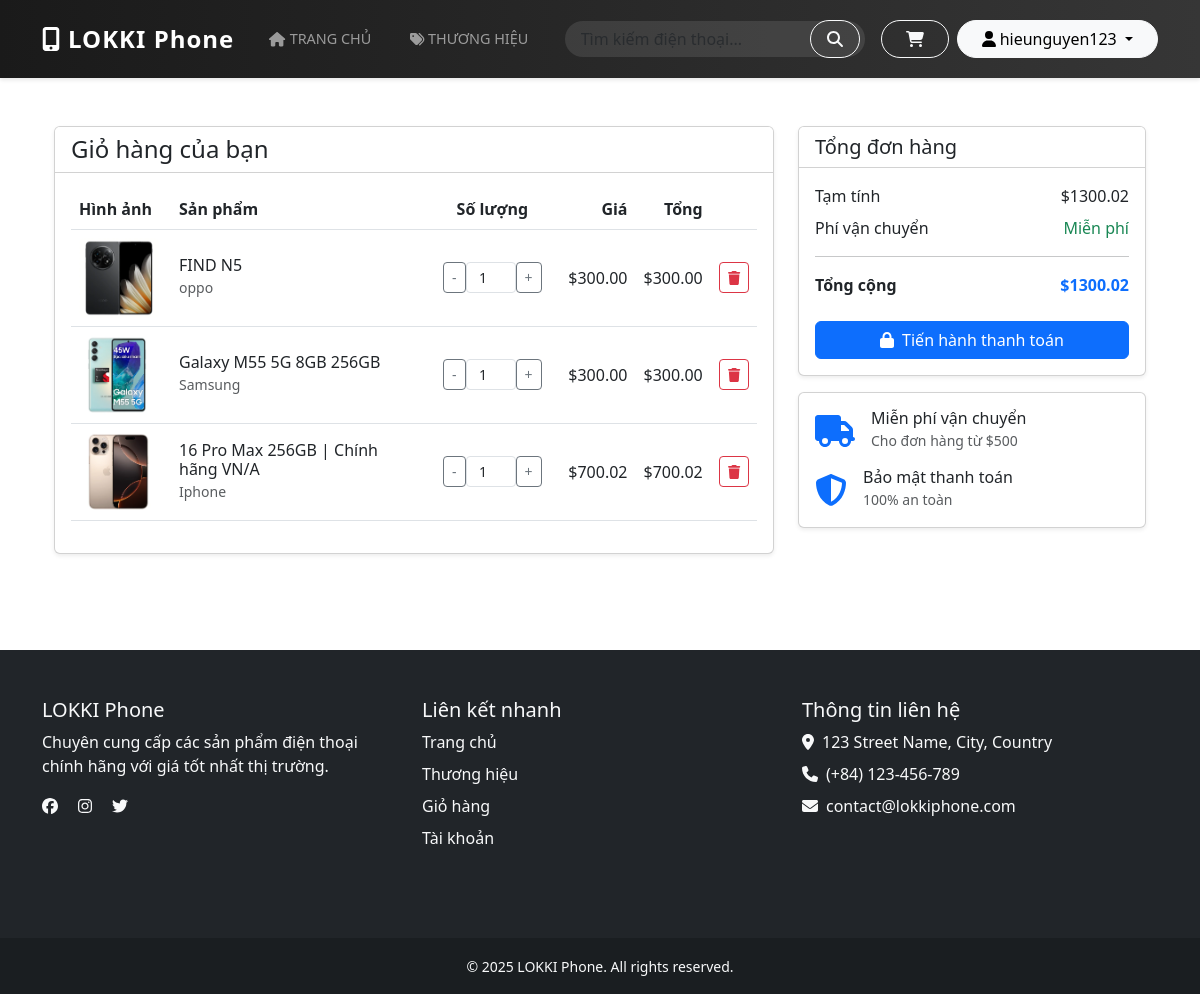
Page /cart/ (signed in) on the earlier database version.
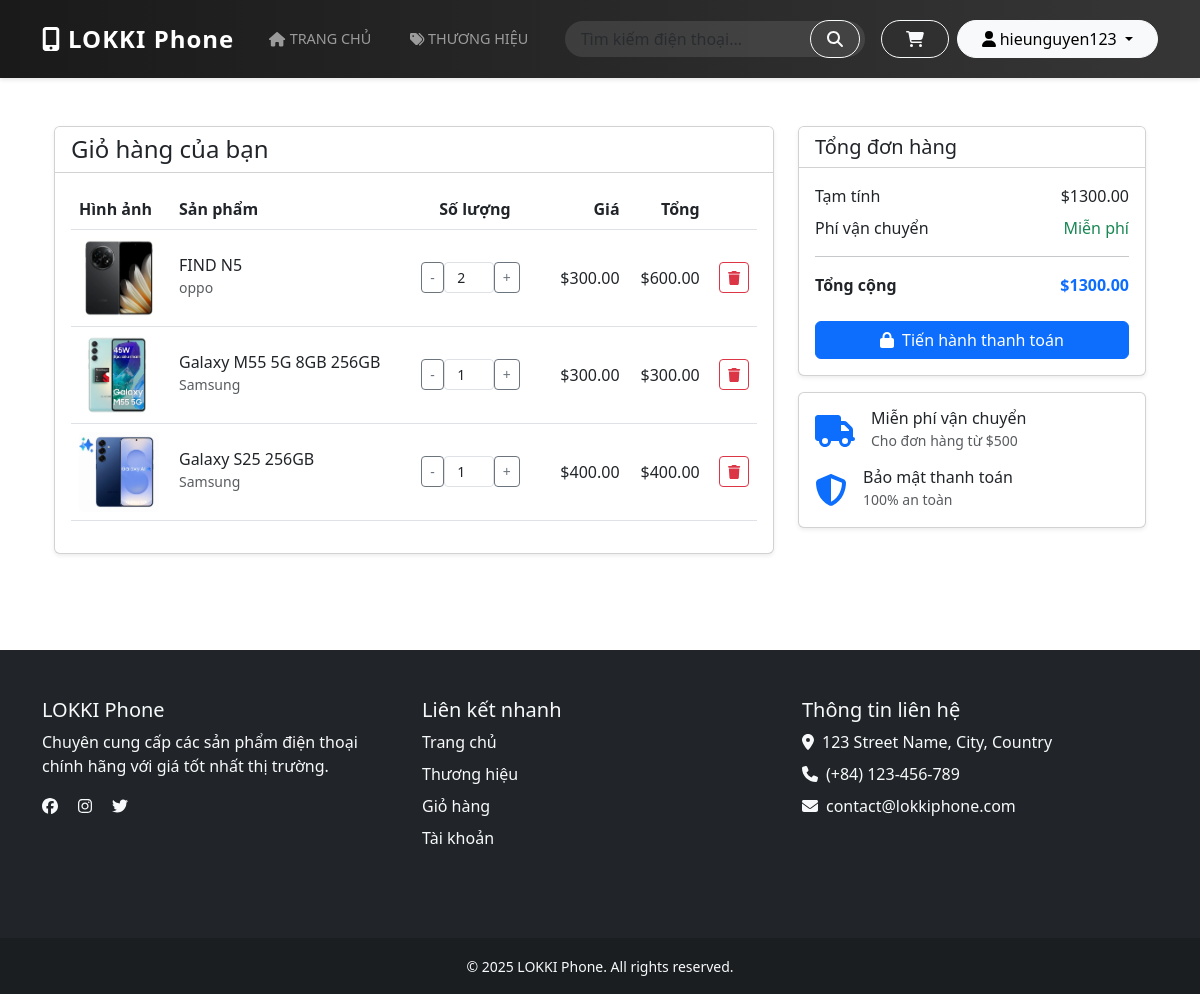
Same page on the later database version.
### store/models.py (models this page shows, shortened)
class Cart(models.Model):
    user = models.ForeignKey(User, on_delete=models.CASCADE)
    phone = models.ForeignKey(Phone, on_delete=models.CASCADE)
    quantity = models.PositiveIntegerField(default=1)
    date_added = models.DateTimeField(auto_now_add=True)  # Added back
    @property
    def total_price(self):
        return self.quantity * self.phone.price

class Phone(models.Model):
    name = models.CharField(max_length=200)
    brand = models.ForeignKey(Brand, on_delete=models.CASCADE)
    description = models.TextField()
    price = models.DecimalField(max_digits=10, decimal_places=2)
    stock = models.PositiveIntegerField()
    available = models.BooleanField(default=True)
    image = models.ImageField(upload_to='phones/')
    created_at = models.DateTimeField(auto_now_add=True)

class Brand(models.Model):
    name = models.CharField(max_length=100)
    description = models.TextField(blank=True)  # Added back
    logo = models.ImageField(upload_to='brands/', blank=True)  # Added back
    def __str__(self):
        return self.name

### store/views.py (the view)
# urls.py: path('cart/', views.cart, name='cart'),
@login_required
def cart(request):
    cart_items = Cart.objects.filter(user=request.user)
    total = sum(item.total_price for item in cart_items)
    return render(request, 'store/cart.html', {
        'cart_items': cart_items,
        'total': total
    })

### store/templates/store/cart.html (shortened to what this page needs)
{% extends 'store/base.html' %}
{% block content %}
<div class="container my-5">
    <div class="row">
        <div class="col-lg-8">
            <div class="card shadow-sm">
                <div class="card-header bg-white">
                    <h4 class="mb-0">Giỏ hàng của bạn</h4>
                </div>
                <div class="card-body">
                    {% if cart_items %}
                        <div class="table-responsive">
                            <table class="table align-middle">
                                <thead>
                                    <tr>
                                        <th scope="col" width="100">Hình ảnh</th>
                                        <th scope="col">Sản phẩm</th>
                                        <th scope="col" class="text-center">Số lượng</th>
                                        <th scope="col" class="text-end">Giá</th>
                                        <th scope="col" class="text-end">Tổng</th>
                                        <th scope="col"></th>
                                    </tr>
                                </thead>
                                <tbody>
                                    {% for item in cart_items %}
                                    <tr>
                                        <td>
                                            {% if item.phone.image %}
                                            <img src="{{ item.phone.image.url }}" alt="{{ item.phone.name }}"
                                                 class="img-fluid rounded" style="max-width: 80px;">
                                            {% endif %}
                                        </td>
                                        <td>
                                            <h6 class="mb-0">{{ item.phone.name }}</h6>
                                            <small class="text-muted">{{ item.phone.brand }}</small>
                                        </td>
                                        <td>
                                            <div class="input-group justify-content-center" style="width: 120px;">
                                                <form method="POST" action="{% url 'update_cart_quantity' item.id %}"
                                                      class="d-flex">
                                                    <button type="button" class="btn btn-outline-secondary btn-sm"
                                                            onclick="decrementQuantity(this)">-</button>
                                                    <input type="number" name="quantity" value="{{ item.quantity }}"
                                                           class="form-control form-control-sm text-center"
                                                           min="1" style="width: 50px;">
                                                    <button type="button" class="btn btn-outline-secondary btn-sm"
                                                            onclick="incrementQuantity(this)">+</button>
                                                </form>
                                            </div>
                                        </td>
                                        <td class="text-end">${{ item.phone.price }}</td>
                                        <td class="text-end">${{ item.total_price }}</td>
                                        <td class="text-end">
                                            <a href="{% url 'remove_from_cart' item.id %}"
                                               class="btn btn-outline-danger btn-sm"
                                               onclick="return confirm('Bạn có chắc muốn xóa sản phẩm này?')">
                                                <i class="fas fa-trash"></i>
                                            </a>
                                        </td>
                                    </tr>
                                    {% endfor %}
                                </tbody>
                            </table>
                        </div>
                    {% endif %}
                </div>
            </div>
        </div>
        {% if cart_items %}
        <div class="col-lg-4">
            <div class="card shadow-sm">
                <div class="card-header bg-white">
                    <h5 class="mb-0">Tổng đơn hàng</h5>
                </div>
                <div class="card-body">
                    <div class="d-flex justify-content-between mb-2">
                        <span>Tạm tính</span>
                        <span>${{ total }}</span>
                    </div>
                    <div class="d-flex justify-content-between mb-2">
                        <span>Phí vận chuyển</span>
                        <span class="text-success">Miễn phí</span>
                    </div>
                    <hr>
                    <div class="d-flex justify-content-between mb-4">
                        <strong>Tổng cộng</strong>
                        <strong class="text-primary">${{ total }}</strong>
                    </div>
                    <a href="{% url 'checkout' %}" class="btn btn-primary w-100">
                        <i class="fas fa-lock me-2"></i>Tiến hành thanh toán
                    </a>
                </div>
            </div>
            <div class="card shadow-sm mt-3">
                <div class="card-body">
                    <div class="d-flex align-items-center mb-3">
                        <i class="fas fa-truck text-primary fa-2x me-3"></i>
                        <div>
                            <h6 class="mb-0">Miễn phí vận chuyển</h6>
                            <small class="text-muted">Cho đơn hàng từ $500</small>
                        </div>
                    </div>
                    <div class="d-flex align-items-center">
                        <i class="fas fa-shield-alt text-primary fa-2x me-3"></i>
                        <div>
                            <h6 class="mb-0">Bảo mật thanh toán</h6>
                            <small class="text-muted">100% an toàn</small>
                        </div>
                    </div>
                </div>
            </div>
        </div>
        {% endif %}
    </div>
</div>
{% endblock %}

### store/templates/store/base.html (shortened to what this page needs)
<!DOCTYPE html>
<html lang="en">
<head>
    <link href="https://cdn.jsdelivr.net/npm/bootstrap@5.3.0/dist/css/bootstrap.min.css" rel="stylesheet">
    <link rel="stylesheet" href="https://cdnjs.cloudflare.com/ajax/libs/font-awesome/6.0.0/css/all.min.css">
</head>
<body>
    <div id="content">
        <nav class="navbar navbar-expand-lg navbar-dark bg-dark">
            <div class="container">
                <a class="navbar-brand" href="/">
                    <i class="fas fa-mobile-alt me-2"></i>LOKKI Phone
                </a>
                <div class="collapse navbar-collapse" id="navbarNav">
                    <ul class="navbar-nav me-auto mb-2 mb-lg-0">
                        <li class="nav-item">
                            <a class="nav-link {% if request.path == '/' %}active{% endif %}" href="{% url 'home' %}">
                                <i class="fas fa-home me-1"></i>Trang chủ
                            </a>
                        </li>
                        <li class="nav-item">
                            <a class="nav-link {% if 'brands' in request.path %}active{% endif %}" href="{% url 'brands' %}">
                                <i class="fas fa-tags me-1"></i>Thương hiệu
                            </a>
                        </li>
                    </ul>
                    <form class="search-form d-flex me-3" action="{% url 'search' %}" method="get">
                        <input class="form-control" type="search" name="q" placeholder="Tìm kiếm điện thoại..."
                               aria-label="Search">
                        <button class="btn btn-outline-light" type="submit">
                            <i class="fas fa-search"></i>
                        </button>
                    </form>
                    <div class="navbar-auth d-flex align-items-center">
                        {% if user.is_authenticated %}
                            <a href="{% url 'cart' %}" class="btn btn-outline-light me-2 cart-btn">
                                <i class="fas fa-shopping-cart"></i>
                            </a>
                            <div class="dropdown">
                                <button class="btn btn-light dropdown-toggle" type="button" id="userDropdown"
                                        data-bs-toggle="dropdown" aria-expanded="false">
                                    <i class="fas fa-user me-1"></i>{{ user.username }}
                                </button>
                            </div>
                        {% endif %}
                    </div>
                </div>
            </div>
        </nav>
        <div class="container mt-4" id="content">
            {% block content %}{% endblock %}
        </div>
    </div>
    <footer class="bg-dark text-light mt-5">
        <div class="container py-5">
            <div class="row">
                <div class="col-md-4 mb-4">
                    <h5>LOKKI Phone</h5>
                    <p>Chuyên cung cấp các sản phẩm điện thoại chính hãng với giá tốt nhất thị trường.</p>
                    <div class="social-links">
                        <a href="#" class="text-light me-3"><i class="fab fa-facebook"></i></a>
                        <a href="#" class="text-light me-3"><i class="fab fa-instagram"></i></a>
                        <a href="#" class="text-light"><i class="fab fa-twitter"></i></a>
                    </div>
                </div>
                <div class="col-md-4 mb-4">
                    <h5>Liên kết nhanh</h5>
                    <ul class="list-unstyled">
                        <li><a href="{% url 'home' %}" class="text-light text-decoration-none">Trang chủ</a></li>
                        <li><a href="{% url 'brands' %}" class="text-light text-decoration-none">Thương hiệu</a></li>
                        <li><a href="{% url 'cart' %}" class="text-light text-decoration-none">Giỏ hàng</a></li>
                        {% if user.is_authenticated %}
                            <li><a href="{% url 'profile' %}" class="text-light text-decoration-none">Tài khoản</a></li>
                        {% else %}
                            <li><a href="{% url 'login' %}" class="text-light text-decoration-none">Đăng nhập</a></li>
                        {% endif %}
                    </ul>
                </div>
                <div class="col-md-4 mb-4">
                    <h5>Thông tin liên hệ</h5>
                    <ul class="list-unstyled">
                        <li><i class="fas fa-map-marker-alt me-2"></i>123 Street Name, City, Country</li>
                        <li><i class="fas fa-phone me-2"></i>(+84) 123-456-789</li>
                        <li><i class="fas fa-envelope me-2"></i>contact@lokkiphone.com</li>
                    </ul>
                </div>
            </div>
        </div>
        <div class="bg-darker py-3">
            <div class="container text-center">
                <small>&copy; {% now "Y" %} LOKKI Phone. All rights reserved.</small>
            </div>
        </div>
    </footer>
</body>
</html>

### store/templates/store/base.html (style rules this page uses)
body { min-height: 100vh; display: flex; flex-direction: column; }
#content { flex: 1 0 auto; }
footer { flex-shrink: 0; }
.bg-darker { background-color: rgba(0, 0, 0, 0.2); }
footer ul li { margin-bottom: 0.5rem; }
.navbar { padding: 1rem 0; box-shadow: 0 2px 4px rgba(0,0,0,.1); background: linear-gradient(to right, #1a1a1a, #363636) !important; }
.navbar-brand { font-size: 1.5rem; font-weight: 700; letter-spacing: 1px; }
.nav-link { font-weight: 500; text-transform: uppercase; font-size: 0.9rem; padding: 0.5rem 1rem !important; margin: 0 0.2rem; transition: all 0.3s ease; }
.search-form { position: relative; width: 300px; }
.search-form .form-control { border-radius: 20px; padding-left: 1rem; padding-right: 3rem; background-color: rgba(255,255,255,0.1); border: none; color: white; }
.search-form .btn { position: absolute; right: 5px; top: 50%; transform: translateY(-50%); border-radius: 20px; padding: 0.375rem 1rem; }
.navbar-auth .btn { border-radius: 20px; padding: 0.375rem 1.5rem; transition: all 0.3s ease; }
.cart-btn { position: relative; }

Differences in the rows shown:
removed Cart: phone.image (picture), phone.name "16 Pro Max 256GB | Chính hãng VN/A", phone.brand "Iphone", quantity "1", phone.price "700.02", total_price "700.02"
changed Cart "FIND N5": quantity "1" → "2"; total_price "300.00" → "600.00"
added Cart: phone.image (picture), phone.name "Galaxy S25 256GB", phone.brand "Samsung", quantity "1", phone.price "400.00", total_price "400.00"
Other differences:
{{ total }}: "1300.02" → "1300.00"
